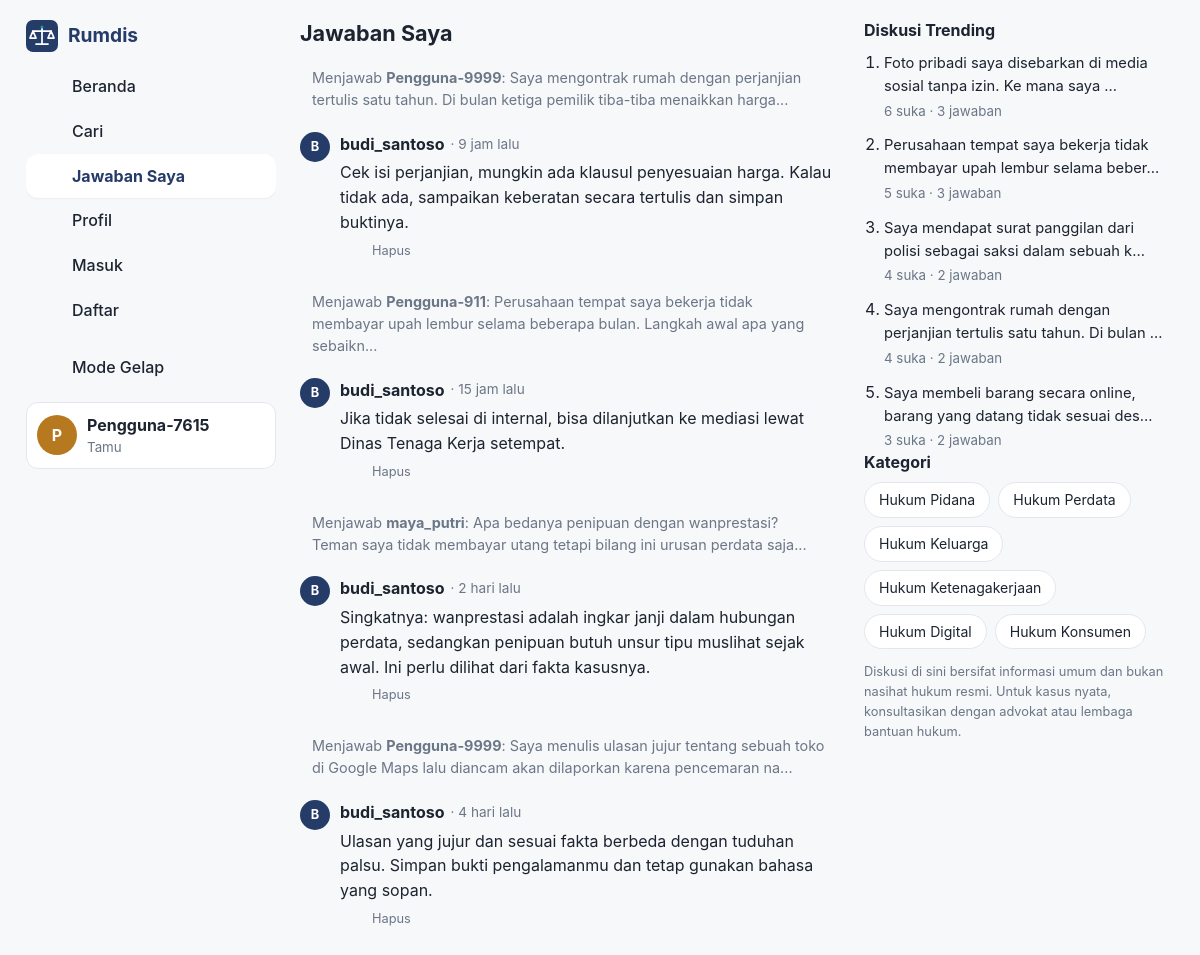
Screenshot of /my-answer.php with the database file from the repository.
### tables this page shows
CREATE TABLE replies (
    id         INT UNSIGNED NOT NULL AUTO_INCREMENT,
    post_id    INT UNSIGNED NOT NULL,
    user_id    INT UNSIGNED NOT NULL,
    content    TEXT         NOT NULL,
    created_at DATETIME     NOT NULL DEFAULT CURRENT_TIMESTAMP,
    PRIMARY KEY (id),
    KEY idx_replies_post (post_id),
    KEY idx_replies_user (user_id),
    CONSTRAINT fk_replies_post FOREIGN KEY (post_id) REFERENCES posts (id) ON DELETE CASCADE,
    CONSTRAINT fk_replies_user FOREIGN KEY (user_id) REFERENCES users (id) ON DELETE CASCADE
);

CREATE TABLE users (
    id            INT UNSIGNED NOT NULL AUTO_INCREMENT,
    username      VARCHAR(30)  NOT NULL,
    email         VARCHAR(100) NULL,
    password_hash VARCHAR(255) NULL,
    is_guest      TINYINT(1)   NOT NULL DEFAULT 1,
    avatar_color  VARCHAR(7)   NOT NULL DEFAULT '#253B68',
    created_at    DATETIME     NOT NULL DEFAULT CURRENT_TIMESTAMP,
    PRIMARY KEY (id),
    UNIQUE KEY uq_users_username (username),
    UNIQUE KEY uq_users_email (email)
);

CREATE TABLE posts (
    id          INT UNSIGNED NOT NULL AUTO_INCREMENT,
    user_id     INT UNSIGNED NOT NULL,
    category_id INT UNSIGNED NOT NULL,
    content     TEXT         NOT NULL,
    created_at  DATETIME     NOT NULL DEFAULT CURRENT_TIMESTAMP,
    updated_at  DATETIME     NULL,
    PRIMARY KEY (id),
    KEY idx_posts_user (user_id),
    KEY idx_posts_category (category_id),
    KEY idx_posts_created (created_at),
    CONSTRAINT fk_posts_user     FOREIGN KEY (user_id)     REFERENCES users (id)      ON DELETE CASCADE,
    CONSTRAINT fk_posts_category FOREIGN KEY (category_id) REFERENCES categories (id) ON DELETE RESTRICT
);

CREATE TABLE categories (
    id   INT UNSIGNED NOT NULL AUTO_INCREMENT,
    name VARCHAR(50)  NOT NULL,
    slug VARCHAR(50)  NOT NULL,
    PRIMARY KEY (id),
    UNIQUE KEY uq_categories_name (name),
    UNIQUE KEY uq_categories_slug (slug)
);

### includes/init.php (called while the page is built, shortened)
<?php
require_once __DIR__ . '/../config/database.php';
require_once __DIR__ . '/functions.php';
try {
    $pdo = getDatabase();
    $currentUser = getCurrentUser($pdo);
} catch (PDOException $error) {
    if (defined('IS_API')) {
        jsonResponse(['success' => false, 'message' => 'Website belum bisa terhubung ke database. Pastikan MySQL sudah aktif dan pengaturan database sudah benar.'], 500);
    }
    http_response_code(500);
    echo '<h1>Database tidak dapat terhubung</h1>';
    echo '<p>Maaf, website belum bisa terhubung ke database. Silakan pastikan MySQL sudah aktif dan database <b>ruang_hukum</b> sudah tersedia. Jika masih mengalami masalah, periksa kembali pengaturan koneksi database pada file <code>config/database.php</code>.</p>';
    exit;
}

### my-answer.php (the view, shortened to what this page needs)
<?php
require_once __DIR__ . '/includes/init.php';
require_once __DIR__ . '/includes/reply_item.php';
$stmt = $pdo->prepare(
    'SELECT r.id, r.post_id, r.user_id, r.content, r.created_at,
            u.username, u.avatar_color, u.is_guest,
            p.content AS post_content, pu.username AS post_username
     FROM replies r
     JOIN users u  ON u.id  = r.user_id
     JOIN posts p  ON p.id  = r.post_id
     JOIN users pu ON pu.id = p.user_id
     WHERE r.user_id = :user_id
     ORDER BY r.created_at DESC, r.id DESC'
);
$stmt->execute([':user_id' => $currentUser['id']]);
$answers = $stmt->fetchAll();
include __DIR__ . '/includes/header.php';
?>
<h1 class="page-title">Jawaban Saya</h1>
<section class="feed">
    <?php foreach ($answers as $answer): ?>
        <article class="card answer-card">
            <a class="answer-context" href="detail-post.php?id=<?= (int) $answer['post_id'] ?>#reply-<?= (int) $answer['id'] ?>">
                Menjawab <strong><?= e($answer['post_username']) ?></strong>: <?= e(excerpt($answer['post_content'], 110)) ?>
            </a>
            <?php renderReplyItem($answer, (int) $currentUser['id'], 'answers'); ?>
        </article>
    <?php endforeach; ?>
</section>
<?php include __DIR__ . '/includes/footer.php'; ?>

### includes/functions.php (shortened to what this page needs)
<?php
function e($text): string
{
    return htmlspecialchars((string) $text, ENT_QUOTES, 'UTF-8');
}
function timeAgo(string $datetime): string
{
    $selisih = time() - strtotime($datetime);
    if ($selisih < 86400) {
        return floor($selisih / 3600) . ' jam lalu';
    }
    if ($selisih < 86400 * 7) {
        return floor($selisih / 86400) . ' hari lalu';
    }
    return date('d M Y', strtotime($datetime));
}
function excerpt(string $text, int $maxLength = 120): string
{
    $text = trim(preg_replace('/\s+/', ' ', $text));
    return mb_substr($text, 0, $maxLength) . '...';
}
function getCurrentUser(PDO $pdo): array
{
    return createGuestUser($pdo);
}
function createGuestUser(PDO $pdo): array
{
    $warna = ['#253B68', '#526B91', '#16A085', '#8E44AD', '#D35400', '#2C7A7B', '#B7791F'];
    for ($percobaan = 0; $percobaan < 20; $percobaan++) {
        $username = 'Pengguna-' . random_int(1000, 9999);
        $cek = $pdo->prepare('SELECT COUNT(*) FROM users WHERE username = :username');
        $cek->execute([':username' => $username]);
        if ((int) $cek->fetchColumn() === 0) {
            break;
        }
        $username = 'Pengguna-' . random_int(100000, 999999);
    }
    $stmt = $pdo->prepare(
        'INSERT INTO users (username, is_guest, avatar_color) VALUES (:username, 1, :warna)'
    );
    $warnaDipilih = $warna[array_rand($warna)];
    $stmt->execute([
        ':username' => $username,
        ':warna'    => $warnaDipilih,
    ]);
    return [
        'id'           => $_SESSION['user_id'],
        'username'     => $username,
        'email'        => null,
        'is_guest'     => 1,
        'avatar_color' => $warnaDipilih,
        'created_at'   => date('Y-m-d H:i:s'),
    ];
}
function getCategories(PDO $pdo): array
{
    return $pdo->query('SELECT id, name, slug FROM categories ORDER BY id')->fetchAll();
}
function fetchPosts(PDO $pdo, int $viewerId, array $options = []): array
{
    $search       = trim($options['search'] ?? '');
    $categorySlug = $options['category'] ?? '';
    $userId       = (int) ($options['user_id'] ?? 0);
    $postId       = (int) ($options['post_id'] ?? 0);
    $sort         = $options['sort'] ?? 'terbaru';
    $limit        = max(1, min(100, (int) ($options['limit'] ?? 50)));
    $urutan = [
        'terbaru'    => 'p.created_at DESC, p.id DESC',
        'terpopuler' => 'like_count DESC, p.created_at DESC',
        'dijawab'    => 'reply_count DESC, p.created_at DESC',
        'trending'   => '(like_count + reply_count * 2) DESC, p.created_at DESC',
    ];
    $orderBy = $urutan[$sort] ?? $urutan['terbaru'];
    $kondisi = [];
    $params  = [':viewer' => $viewerId];
    $where = $kondisi ? 'WHERE ' . implode(' AND ', $kondisi) : '';
    $sql = "SELECT p.id, p.user_id, p.category_id, p.content, p.created_at, p.updated_at,
                   u.username, u.avatar_color, u.is_guest,
                   c.name AS category_name, c.slug AS category_slug,
                   (SELECT COUNT(*) FROM likes l WHERE l.post_id = p.id) AS like_count,
                   (SELECT COUNT(*) FROM replies r WHERE r.post_id = p.id) AS reply_count,
                   (SELECT COUNT(*) FROM likes lm WHERE lm.post_id = p.id AND lm.user_id = :viewer) AS liked_by_me
            FROM posts p
            JOIN users u ON u.id = p.user_id
            JOIN categories c ON c.id = p.category_id
            $where
            ORDER BY $orderBy
            LIMIT $limit";
    $stmt = $pdo->prepare($sql);
    $stmt->execute($params);
    return $stmt->fetchAll();
}
function renderAvatar(string $username, string $color, string $size = 'md'): string
{
    $huruf = mb_strtoupper(mb_substr($username, 0, 1));
    return '<span class="avatar avatar-' . e($size) . '" style="background:' . $color . '">' . e($huruf) . '</span>';
}
function icon(string $name): string
{
    $paths = [
        'home'    => '<path d="M3 9l9-7 9 7v11a2 2 0 0 1-2 2H5a2 2 0 0 1-2-2z"/><polyline points="9 22 9 12 15 12 15 22"/>',
        'search'  => '<circle cx="11" cy="11" r="8"/><line x1="21" y1="21" x2="16.65" y2="16.65"/>',
        'user'    => '<path d="M20 21v-2a4 4 0 0 0-4-4H8a4 4 0 0 0-4 4v2"/><circle cx="12" cy="7" r="4"/>',
        'message' => '<path d="M21 15a2 2 0 0 1-2 2H7l-4 4V5a2 2 0 0 1 2-2h14a2 2 0 0 1 2 2z"/>',
        'heart'   => '<path d="M20.84 4.61a5.5 5.5 0 0 0-7.78 0L12 5.67l-1.06-1.06a5.5 5.5 0 0 0-7.78 7.78l1.06 1.06L12 21.23l7.78-7.78 1.06-1.06a5.5 5.5 0 0 0 0-7.78z"/>',
        'logout'  => '<path d="M9 21H5a2 2 0 0 1-2-2V5a2 2 0 0 1 2-2h4"/><polyline points="16 17 21 12 16 7"/><line x1="21" y1="12" x2="9" y2="12"/>',
        'login'   => '<path d="M15 3h4a2 2 0 0 1 2 2v14a2 2 0 0 1-2 2h-4"/><polyline points="10 17 15 12 10 7"/><line x1="15" y1="12" x2="3" y2="12"/>',
        'moon'    => '<path d="M21 12.79A9 9 0 1 1 11.21 3 7 7 0 0 0 21 12.79z"/>',
        'edit'    => '<path d="M12 20h9"/><path d="M16.5 3.5a2.121 2.121 0 0 1 3 3L7 19l-4 1 1-4L16.5 3.5z"/>',
        'trash'   => '<polyline points="3 6 5 6 21 6"/><path d="M19 6l-1 14a2 2 0 0 1-2 2H8a2 2 0 0 1-2-2L5 6"/><path d="M10 11v6"/><path d="M14 11v6"/><path d="M9 6V4a1 1 0 0 1 1-1h4a1 1 0 0 1 1 1v2"/>',
    ];
    $isi = $paths[$name] ?? '';
    return '<svg class="icon" viewBox="0 0 24 24" fill="none" stroke="currentColor" stroke-width="2" stroke-linecap="round" stroke-linejoin="round" aria-hidden="true">' . $isi . '</svg>';
}

### includes/reply_item.php (shortened to what this page needs)
<?php
function renderReplyItem(array $reply, int $viewerId, string $from = 'detail'): void
{
    $isOwner = ((int) $reply['user_id'] === $viewerId);
    $replyId = (int) $reply['id'];
    ?>
    <div class="reply-item" id="reply-<?= $replyId ?>">
        <?= renderAvatar($reply['username'], $reply['avatar_color'], 'sm') ?>
        <div class="reply-body">
            <div class="reply-meta">
                <a class="post-user" href="profile.php?id=<?= (int) $reply['user_id'] ?>"><?= e($reply['username']) ?></a>
                <span class="post-time">&middot; <?= e(timeAgo($reply['created_at'])) ?></span>
            </div>
            <p class="reply-text"><?= nl2br(e($reply['content'])) ?></p>
            <?php if ($isOwner): ?>
                <form method="post" action="process/delete_reply.php" class="js-confirm" data-confirm="Hapus jawaban ini?">
                    <button type="submit" class="action-button danger small"><?= icon('trash') ?> <span>Hapus</span></button>
                </form>
            <?php endif; ?>
        </div>
    </div>
    <?php
}

### includes/footer.php (shortened to what this page needs)
<?php
$sidebarCategories = getCategories($pdo);
$trendingPosts     = fetchPosts($pdo, (int) $currentUser['id'], ['sort' => 'trending', 'limit' => 5]);
?>
    </main>
    <aside class="sidebar-right">
        <section class="side-card">
            <h2>Diskusi Trending</h2>
            <ol class="trending-list">
                <?php foreach ($trendingPosts as $trending): ?>
                    <li>
                        <a href="detail-post.php?id=<?= (int) $trending['id'] ?>">
                            <?= e(excerpt($trending['content'], 70)) ?>
                        </a>
                        <small><?= (int) $trending['like_count'] ?> suka &middot; <?= (int) $trending['reply_count'] ?> jawaban</small>
                    </li>
                <?php endforeach; ?>
            </ol>
        </section>
        <section class="side-card">
            <h2>Kategori</h2>
            <div class="chip-list">
                <?php foreach ($sidebarCategories as $kategori): ?>
                    <a class="chip" href="index.php?kategori=<?= e($kategori['slug']) ?>"><?= e($kategori['name']) ?></a>
                <?php endforeach; ?>
            </div>
        </section>
        <p class="side-note">Diskusi di sini bersifat informasi umum dan bukan nasihat hukum resmi. Untuk kasus nyata, konsultasikan dengan advokat atau lembaga bantuan hukum.</p>
    </aside>
</div>
</body>
</html>

### assets/css/style.css (style rules this page uses)
:root { --primary: #253B68; --secondary: #526B91; --accent: #16A085; --background: #F7F8FA; --surface: #FFFFFF; --text: #1C2430; --muted: #6B7686; --border: #E3E7ED; --danger: #C0392B; --radius: 14px; --shadow: 0 1px 2px rgba(28, 36, 48, 0.06); }
*, *::before, *::after { box-sizing: border-box; }
html { -webkit-text-size-adjust: 100%; }
body { margin: 0; font-family: -apple-system, BlinkMacSystemFont, "Segoe UI", Roboto, Helvetica, Arial, sans-serif; font-size: 16px; line-height: 1.55; color: var(--text); background: var(--background); overflow-x: hidden; }
a { color: var(--primary); text-decoration: none; }
h1, h2 { margin: 0; line-height: 1.25; }
.icon { width: 20px; height: 20px; flex-shrink: 0; }
.sidebar-left, .sidebar-right { position: sticky; top: 0; align-self: start; max-height: 100vh; overflow-y: auto; padding: 20px 0; }
.user-card span { display: flex; flex-direction: column; min-width: 0; }
.page-title { font-size: 1.35rem; margin-bottom: 12px; }
.avatar { display: inline-flex; align-items: center; justify-content: center; border-radius: 50%; color: #fff; font-weight: 700; flex-shrink: 0; }
.avatar-sm { width: 30px; height: 30px; font-size: 0.8rem; }
.avatar-md { width: 40px; height: 40px; font-size: 1rem; }
.chip-list { display: flex; flex-wrap: wrap; gap: 8px; }
.chip { display: inline-block; padding: 6px 14px; border-radius: 999px; border: 1px solid var(--border); background: var(--surface); color: var(--text); font-size: 0.88rem; white-space: nowrap; }
.feed .post-card, .feed .card { margin-bottom: 0; }
.post-user { font-weight: 700; color: var(--text); overflow-wrap: anywhere; }
.post-time { color: var(--muted); font-size: 0.85rem; }
.post-actions form, .reply-body form { margin: 0; }
.action-button { display: inline-flex; align-items: center; gap: 6px; padding: 6px 10px; border: 0; border-radius: 999px; background: transparent; color: var(--muted); font: inherit; font-size: 0.9rem; cursor: pointer; }
.action-button .icon { width: 18px; height: 18px; }
.action-button.small { padding: 2px 8px; font-size: 0.8rem; }
.reply-item { display: flex; gap: 10px; padding: 12px 0; border-top: 1px solid var(--border); }
.reply-body { flex: 1; min-width: 0; }
.reply-meta { display: flex; flex-wrap: wrap; align-items: center; gap: 4px 6px; }
.reply-text { margin: 4px 0; overflow-wrap: anywhere; word-break: break-word; }
.answer-card { padding-bottom: 4px; }
.answer-context { display: block; padding: 8px 12px; border-radius: 10px; background: var(--background); color: var(--muted); font-size: 0.9rem; overflow-wrap: anywhere; }
.answer-card .reply-item { border-top: 0; }
.side-card h2 { font-size: 1rem; margin-bottom: 10px; }
.trending-list { margin: 0; padding-left: 20px; display: flex; flex-direction: column; gap: 10px; }
.trending-list a { display: block; color: var(--text); font-size: 0.92rem; overflow-wrap: anywhere; }
.trending-list small { color: var(--muted); }
.side-note { font-size: 0.8rem; color: var(--muted); }

### rows the page displays
replies: users.username "Pengguna-9999", post.content "Saya mengontrak rumah dengan perjanjian tertulis satu tahun. Di bulan ketiga pemilik tiba-tiba menaikkan harga...", user.username "B", user.username "budi_santoso", created_at "9 jam lalu", content "Cek isi perjanjian, mungkin ada klausul penyesuaian harga. Kalau tidak ada, sampaikan keberatan secara tertulis dan simpan buktinya."
replies: users.username "Pengguna-911", post.content "Perusahaan tempat saya bekerja tidak membayar upah lembur selama beberapa bulan. Langkah awal apa yang sebaikn...", user.username "B", user.username "budi_santoso", created_at "15 jam lalu", content "Jika tidak selesai di internal, bisa dilanjutkan ke mediasi lewat Dinas Tenaga Kerja setempat."
replies: users.username "maya_putri", post.content "Apa bedanya penipuan dengan wanprestasi? Teman saya tidak membayar utang tetapi bilang ini urusan perdata saja...", user.username "B", user.username "budi_santoso", created_at "2 hari lalu", content "Singkatnya: wanprestasi adalah ingkar janji dalam hubungan perdata, sedangkan penipuan butuh unsur tipu muslihat sejak awal. Ini perlu dilihat dari fakta kasusnya."
replies: users.username "Pengguna-9999", post.content "Saya menulis ulasan jujur tentang sebuah toko di Google Maps lalu diancam akan dilaporkan karena pencemaran na...", user.username "B", user.username "budi_santoso", created_at "4 hari lalu", content "Ulasan yang jujur dan sesuai fakta berbeda dengan tuduhan palsu. Simpan bukti pengalamanmu dan tetap gunakan bahasa yang sopan."
posts: content "Foto pribadi saya disebarkan di media sosial tanpa izin. Ke mana saya ...", like_count "6", reply_count "3"
posts: content "Perusahaan tempat saya bekerja tidak membayar upah lembur selama beber...", like_count "5", reply_count "3"
posts: content "Saya mendapat surat panggilan dari polisi sebagai saksi dalam sebuah k...", like_count "4", reply_count "2"
posts: content "Saya mengontrak rumah dengan perjanjian tertulis satu tahun. Di bulan ...", like_count "4", reply_count "2"
posts: content "Saya membeli barang secara online, barang yang datang tidak sesuai des...", like_count "3", reply_count "2"
categories: name "Hukum Pidana"
categories: name "Hukum Perdata"
categories: name "Hukum Keluarga"
categories: name "Hukum Ketenagakerjaan"
categories: name "Hukum Digital"
categories: name "Hukum Konsumen"

### other values shown
$huruf "P"
$currentUser['username'] "Pengguna-7615"
